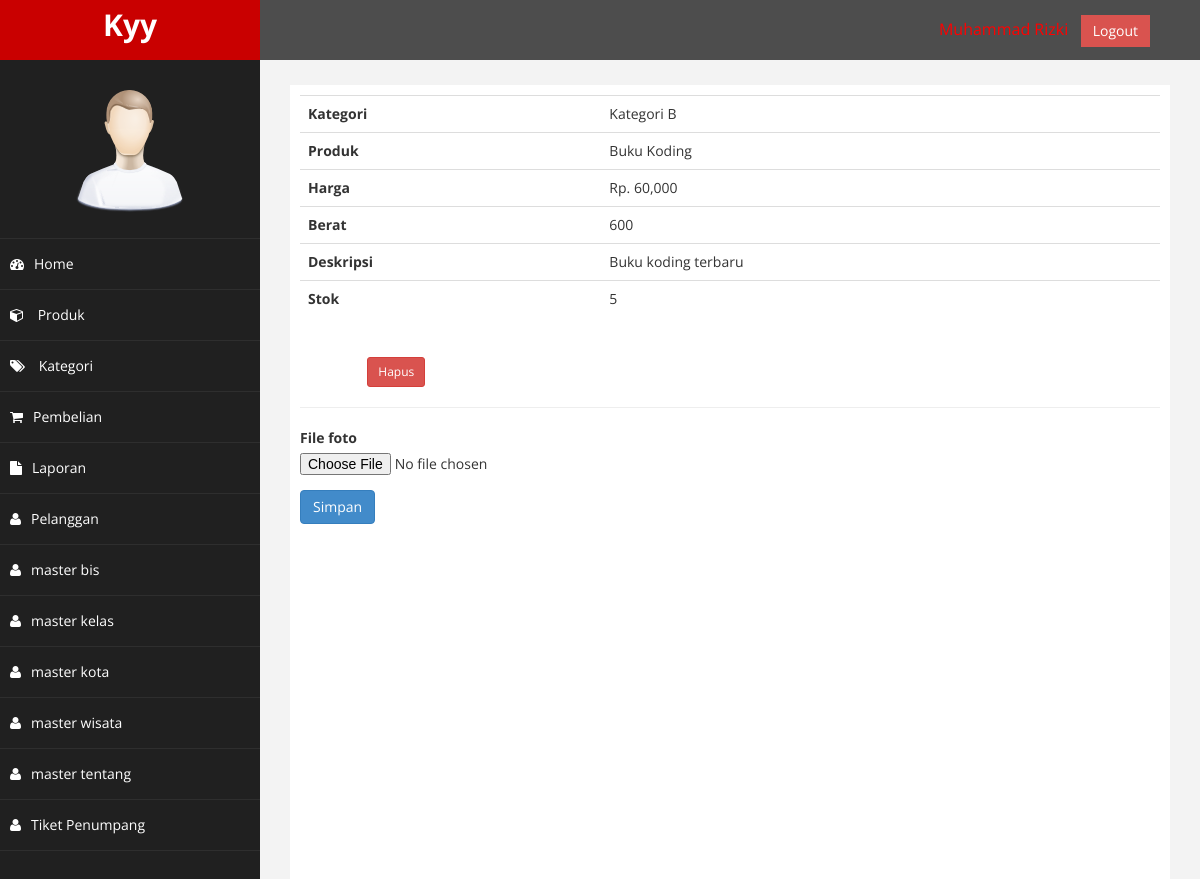
Screenshot of /admin/index.php?halaman=detailproduk&id=6 (signed in) with the database file from the repository.
### tables this page shows
CREATE TABLE `produk` (
  `id_produk` int(11) NOT NULL,
  `id_kategori` int(5) NOT NULL,
  `nama_produk` varchar(100) NOT NULL,
  `harga_produk` int(11) NOT NULL,
  `berat_produk` int(11) NOT NULL,
  `foto_produk` varchar(100) NOT NULL,
  `deskripsi_produk` text NOT NULL,
  `stok_produk` int(5) NOT NULL
);

CREATE TABLE `kategori` (
  `id_kategori` int(5) NOT NULL,
  `nama_kategori` varchar(100) NOT NULL
);

CREATE TABLE `produk_foto` (
  `id_produk_foto` int(11) NOT NULL,
  `id_produk` int(11) NOT NULL,
  `nama_produk_foto` varchar(255) NOT NULL
);

### admin/detailproduk.php (the view, shortened to what this page needs)
<?php
$id_produk = $_GET["id"];
$ambil = $koneksi->query("SELECT * FROM produk LEFT JOIN kategori ON produk.id_kategori=kategori.id_kategori WHERE id_produk = '$id_produk'");
$detailproduk = $ambil->fetch_assoc();
$fotoproduk = array();
$ambilfoto = $koneksi->query("SELECT * FROM produk_foto WHERE id_produk='$id_produk'");
while ($tiap = $ambilfoto->fetch_assoc()) {
    $fotoproduk[] = $tiap;
}
?>
<table class="table">
    <tr>
        <th>Kategori</th>
        <td><?php echo $detailproduk["nama_kategori"]; ?></td>
    </tr>
    <tr>
        <th>Produk</th>
        <td><?php echo $detailproduk["nama_produk"]; ?></td>
    </tr>
    <tr>
        <th>Harga</th>
        <td>Rp. <?php echo number_format($detailproduk["harga_produk"]); ?></td>
    </tr>
    <tr>
        <th>Berat</th>
        <td><?php echo $detailproduk["berat_produk"]; ?></td>
    </tr>
    <tr>
        <th>Deskripsi</th>
        <td><?php echo $detailproduk["deskripsi_produk"]; ?></td>
    </tr>
    <tr>
        <th>Stok</th>
        <td><?php echo $detailproduk["stok_produk"]; ?></td>
    </tr>
</table>
<div class="row">
    <?php foreach ($fotoproduk as $key => $value) : ?>
        <div class="col-md-3 text-center">
            <img src="../foto_produk/<?php echo $value["nama_produk_foto"] ?>" alt="" class="img-responsive"><br>
            <a href="index.php?halaman=hapusfotoproduk&idfoto=<?php echo $value["id_produk_foto"] ?>&idproduk=<?php echo $id_produk ?>&idproduk=<?php echo $id_produk ?>" class="btn btn-danger btn-sm">Hapus</a>
        </div>
    <?php endforeach ?>
</div>
<hr>
<form method="post" enctype="multipart/form-data">
    <div class="form-group">
        <label>File foto</label>
        <input type="file" name="fotomu">
    </div>
    <button class="btn btn-primary" name="simpan" value="simpan">Simpan</button>
</form>

### admin/assets/css/custom.css (style rules this page uses)
body { font-family: 'Open Sans', sans-serif; }
.text-center { text-align: center; }

### rows the page displays
produk: id_kategori.nama_kategori "Kategori B", nama_produk "Buku Koding", harga_produk "60,000", berat_produk "600", deskripsi_produk "Buku koding terbaru", stok_produk "5"
